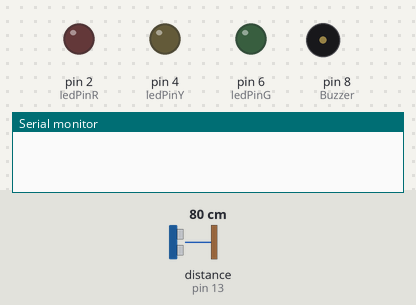
This sketch was run on a simulated Arduino Uno, built with avr-gcc and run on an emulated ATmega328P. On the bench: output pins drawn as LEDs (lit = HIGH), buzzer (waves = sounding), the last lines printed to the serial monitor. Wiring (inferred from the names in the program): ultrasonic range finder: trigger pin 12; echo pin 13. The inputs (shaded band) are chosen by the test bench; at power-on: distance to the obstacle (sensor on pin 13) 80 cm. The echo pulse lasts 58.3 µs per cm; pins used as bus, display or sensor lines are not drawn.

Above: at 1.2 s.
1.3 s: distance to the obstacle (sensor on pin 13) set to 12 cm
2.8 s: distance to the obstacle (sensor on pin 13) set to 9 cm
At 3.9 s:
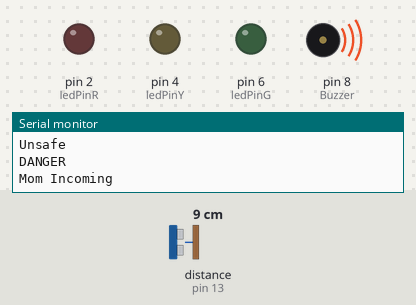
4.3 s: distance to the obstacle (sensor on pin 13) set to 98 cm
5.8 s: distance to the obstacle (sensor on pin 13) set to 104 cm
At 6.2 s:
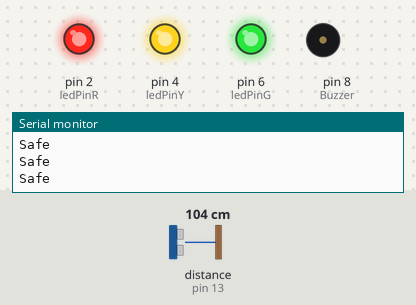
7.3 s: distance to the obstacle (sensor on pin 13) set to 55 cm
8.8 s: distance to the obstacle (sensor on pin 13) set to 46 cm
At 9.4 s:
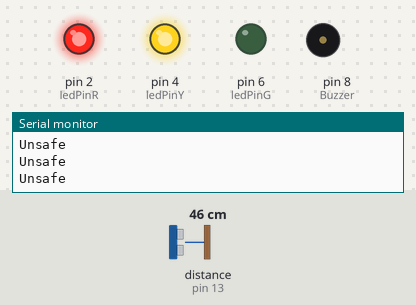
Timing chart, 0 to 11.3 s (numbered marks = the images above; inputs shaded):
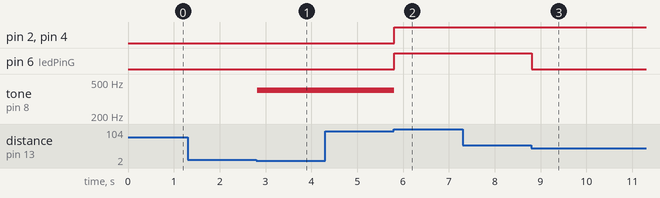

Measured:
- the behaviour switches between 11 and 10 cm on distance to the obstacle (sensor on pin 13) (found by bisection; images 0 and 1)
- the behaviour switches between 100 and 101 cm on distance to the obstacle (sensor on pin 13) (found by bisection; images 1 and 2)
- the behaviour switches between 51 and 50 cm on distance to the obstacle (sensor on pin 13) (found by bisection; images 2 and 3)
- after the input at 2.8 s, tone on pin 8 (Buzzer): silent → 400 Hz at once
- after the input at 5.8 s, pin 2 (ledPinR), pin 4 (ledPinY), pin 6 (ledPinG): LOW → HIGH at once; tone on pin 8 (Buzzer): 400 Hz → silent at once
- after the input at 8.8 s, pin 6 (ledPinG): HIGH → LOW at once

The sketch:

PorkSecurityApp.ino
```cpp
#define trigPin 12
#define echoPin 13
int Buzzer = 8; // Connect buzzer pin to 8
int ledPinG = 6;  //Connect LEd pin to 6
int ledPinY = 4;
int ledPinR = 2;
int duration, distance; //to measure the distance and time taken

void setup() {
        Serial.begin (9600);
        //Define the output and input objects(devices)
        pinMode(trigPin, OUTPUT);
        pinMode(echoPin, INPUT);
        pinMode(Buzzer, OUTPUT);
        pinMode(ledPinG, OUTPUT);
        pinMode(ledPinY, OUTPUT);
        pinMode(ledPinR, OUTPUT);
}

void loop() {
    digitalWrite(trigPin, HIGH);
    delayMicroseconds(10);
    digitalWrite(trigPin, LOW);
    duration = pulseIn(echoPin, HIGH);
    distance = (duration/2) / 29.1;

  //Red
  if(distance < 10) {
    Serial.println("DANGER");
    digitalWrite(ledPinR, LOW);
    tone(Buzzer, 400);
  }

  //Yellow
  if(distance < 30) {
    Serial.println("Mom Incoming");
      digitalWrite(ledPinY, LOW);
  }

  //Green
  if(distance < 50) {
    Serial.println("Unsafe");
    digitalWrite(ledPinG,LOW);
  }

  if(distance > 100) {
    Serial.println("Safe");
    Serial.print("Distance = " + distance);
    noTone(Buzzer);
    digitalWrite(ledPinG, HIGH);
    digitalWrite(ledPinY, HIGH);
    digitalWrite(ledPinR, HIGH);
  }
}
```
